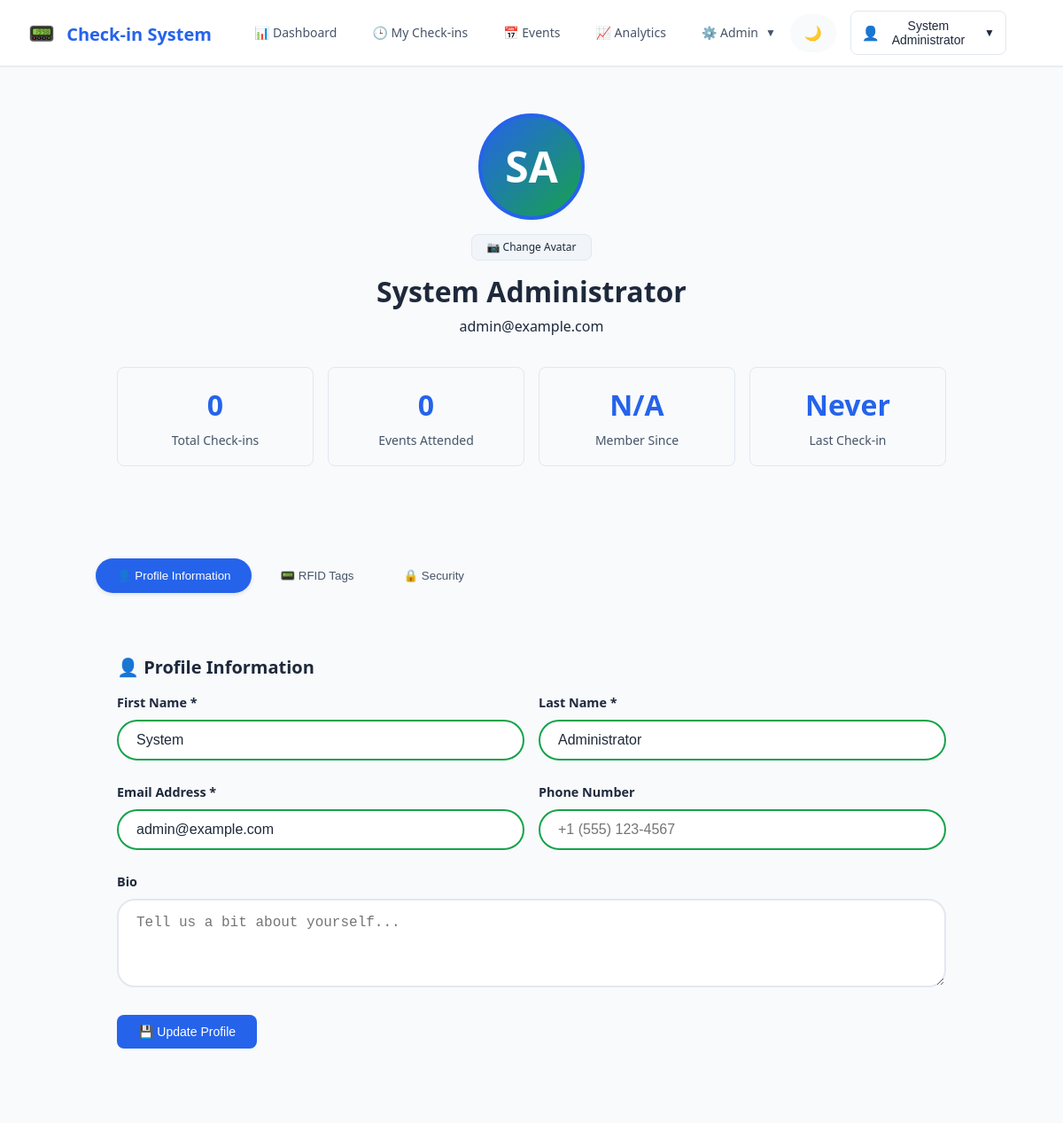
Page /frontend/profile.php (signed in) on the committed database.
### tables this page shows
CREATE TABLE IF NOT EXISTS Users (
    user_id INT AUTO_INCREMENT PRIMARY KEY,
    username VARCHAR(50) NOT NULL UNIQUE,
    email VARCHAR(100) NOT NULL UNIQUE,
    password VARCHAR(255) NOT NULL,
    first_name VARCHAR(50) NOT NULL,
    last_name VARCHAR(50),
    phone VARCHAR(20),
    rfid_tag VARCHAR(50) UNIQUE,
    role ENUM('admin', 'user', 'moderator') DEFAULT 'user',
    is_active BOOLEAN DEFAULT TRUE,
    email_verified BOOLEAN DEFAULT FALSE,
    last_login DATETIME,
    login_attempts INT DEFAULT 0,
    locked_until DATETIME NULL,
    avatar VARCHAR(255),
    department VARCHAR(100),
    position VARCHAR(100),
    bio TEXT,
    preferences JSON,
    deleted_at DATETIME NULL,
    created_at DATETIME DEFAULT CURRENT_TIMESTAMP,
    updated_at DATETIME DEFAULT CURRENT_TIMESTAMP ON UPDATE CURRENT_TIMESTAMP,
    
    INDEX idx_username (username),
    INDEX idx_email (email),
    INDEX idx_rfid_tag (rfid_tag),
    INDEX idx_role (role),
    INDEX idx_active (is_active)
);

### core/database.php (called while the page is built, shortened)
<?php
class Database {
    private static $instance = null;
    private $connection;
    private function __construct() {
        try {
            $dsn = "mysql:host=" . DB_HOST . ";dbname=" . DB_NAME . ";charset=" . DB_CHARSET;
            $options = [
                PDO::ATTR_ERRMODE => PDO::ERRMODE_EXCEPTION,
                PDO::ATTR_DEFAULT_FETCH_MODE => PDO::FETCH_ASSOC,
                PDO::ATTR_EMULATE_PREPARES => false,
                PDO::ATTR_PERSISTENT => true
            ];
            $this->connection = new PDO($dsn, DB_USER, DB_PASS, $options);
        } catch (PDOException $e) {
            error_log('Database connection failed: ' . $e->getMessage());
            if (DEBUG_MODE) {
                die('Database connection failed: ' . $e->getMessage());
            } else {
                die('Database connection failed. Please contact administrator.');
            }
        }
    }
    public static function getInstance() {
        if (self::$instance === null) {
            self::$instance = new self();
        }
        return self::$instance;
    }
    public function prepare($sql) {
        return $this->connection->prepare($sql);
    }
}
function getDB() {
    return Database::getInstance();
}

### core/auth.php (called while the page is built, shortened)
<?php
require_once 'database.php';
class Auth {
    public static function isLoggedIn() {
        return isset($_SESSION['user_id']);
    }
    public static function getCurrentUser($refresh = false) {
        if ($refresh || !isset($_SESSION['full_user_data'])) {
            $db = getDB();
            try {
                $stmt = $db->prepare("
                    SELECT user_id, first_name, last_name, email, phone, bio,
                           avatar, role, is_active, rfid_tag, created_at, updated_at
                    FROM Users
                    WHERE user_id = ?
                ");
                $stmt->execute([$_SESSION['user_id']]);
                $userData = $stmt->fetch(PDO::FETCH_ASSOC);
                if ($userData) {
                    $userData['name'] = trim(($userData['first_name'] ?? '') . ' ' . ($userData['last_name'] ?? ''));
                    return $userData;
                }
            } catch (PDOException $e) {
                error_log('Get current user error: ' . $e->getMessage());
            }
        }
        if (isset($_SESSION['full_user_data'])) {
            return $_SESSION['full_user_data'];
        }
        return [
            'user_id' => $_SESSION['user_id'],
            'first_name' => explode(' ', $_SESSION['name'])[0] ?? '',
            'last_name' => explode(' ', $_SESSION['name'], 2)[1] ?? '',
            'name' => $_SESSION['name'],
            'email' => $_SESSION['email'],
            'role' => $_SESSION['role'],
            'phone' => '',
            'bio' => '',
            'avatar' => null,
            'rfid_tag' => null,
            'created_at' => null,
            'updated_at' => null
        ];
    }
}

### frontend/profile.php (the view, shortened to what this page needs)
<?php
require_once '../core/auth.php';
require_once '../core/database.php';
$user = Auth::getCurrentUser(true);
$db = getDB();
$user = array_merge([
    'user_id' => null,
    'first_name' => '',
    'last_name' => '',
    'email' => '',
    'phone' => '',
    'bio' => '',
    'avatar' => null,
    'role' => 'user',
    'rfid_tag' => null,
    'created_at' => null,
    'updated_at' => null
], $user ?? []);
try {
    $stmt = $db->prepare("
        SELECT
            COUNT(*) as total_checkins,
            COUNT(CASE WHEN MONTH(checkin_time) = MONTH(CURRENT_DATE())
                  AND YEAR(checkin_time) = YEAR(CURRENT_DATE()) THEN 1 END) as month_checkins,
            COUNT(DISTINCT event_id) as unique_events,
            MIN(checkin_time) as first_checkin,
            MAX(checkin_time) as last_checkin
        FROM CheckIn
        WHERE user_id = ?
    ");
    $stmt->execute([$user['user_id']]);
    $stats = $stmt->fetch(PDO::FETCH_ASSOC);
} catch (PDOException $e) {
    error_log("Statistics fetch error: " . $e->getMessage());
    $stats = [
        'total_checkins' => 0,
        'month_checkins' => 0,
        'unique_events' => 0,
        'first_checkin' => null,
        'last_checkin' => null
    ];
}
?>
<!DOCTYPE html>
<html lang="en">
<head>
    <link rel="stylesheet" href="../assets/css/main.css">
    <link rel="stylesheet" href="../assets/css/navigation.css">
    <link rel="stylesheet" href="../assets/css/forms.css">
    <link rel="stylesheet" href="../assets/css/dashboard.css">
    <link rel="stylesheet" href="../assets/css/profile.css">
</head>
<body>
    <?php include '../includes/navigation.php'; ?>
    <div class="main-content">
        <div class="profile-container">
            <div class="profile-header">
                <div class="avatar-section">
                    <?php if (!empty($user['avatar']) && file_exists($user['avatar'])): ?>
                        <img src="<?php echo htmlspecialchars($user['avatar']); ?>" alt="Avatar" class="avatar">
                    <?php else: ?>
                        <div class="avatar avatar-placeholder">
                            <?php echo strtoupper(substr($user['first_name'], 0, 1) . substr($user['last_name'], 0, 1)); ?>
                        </div>
                    <?php endif; ?>
                    <div class="avatar-controls">
                        <label for="avatar-upload" class="btn btn-secondary btn-sm">
                            📷 Change Avatar
                        </label>
                    </div>
                </div>
                <h1><?php echo htmlspecialchars(($user['first_name'] ?? '') . ' ' . ($user['last_name'] ?? '')); ?></h1>
                <p class="text-secondary"><?php echo htmlspecialchars($user['email'] ?? ''); ?></p>
                <div class="profile-stats">
                    <div class="stat-item">
                        <div class="stat-number"><?php echo $stats['total_checkins'] ?? 0; ?></div>
                        <div class="stat-label">Total Check-ins</div>
                    </div>
                    <div class="stat-item">
                        <div class="stat-number"><?php echo $stats['unique_events'] ?? 0; ?></div>
                        <div class="stat-label">Events Attended</div>
                    </div>
                    <div class="stat-item">
                        <div class="stat-number"><?php echo ($stats['first_checkin'] ?? null) ? date('M j, Y', strtotime($stats['first_checkin'])) : 'N/A'; ?></div>
                        <div class="stat-label">Member Since</div>
                    </div>
                    <div class="stat-item">
                        <div class="stat-number"><?php echo ($stats['last_checkin'] ?? null) ? date('M j, Y', strtotime($stats['last_checkin'])) : 'Never'; ?></div>
                        <div class="stat-label">Last Check-in</div>
                    </div>
                </div>
            </div>
            <div class="profile-tabs">
                <button class="tab-btn active" onclick="showTab(event, 'profile-tab')">
                    👤 Profile Information
                </button>
                <button class="tab-btn" onclick="showTab(event, 'rfid-tab')">
                    📟 RFID Tags
                </button>
                <button class="tab-btn" onclick="showTab(event, 'security-tab')">
                    🔒 Security
                </button>
            </div>
            <div id="profile-tab" class="tab-content active">
                <div class="section-card">
                    <h2 class="section-title">👤 Profile Information</h2>
                    <form method="POST">
                        <div class="form-row">
                            <div class="form-group">
                                <label for="first_name">First Name *</label>
                                <input type="text" id="first_name" name="first_name"
                                       value="<?php echo htmlspecialchars($user['first_name'] ?? ''); ?>" required>
                            </div>
                            <div class="form-group">
                                <label for="last_name">Last Name *</label>
                                <input type="text" id="last_name" name="last_name"
                                       value="<?php echo htmlspecialchars($user['last_name'] ?? ''); ?>" required>
                            </div>
                        </div>
                        <div class="form-row">
                            <div class="form-group">
                                <label for="email">Email Address *</label>
                                <input type="email" id="email" name="email"
                                       value="<?php echo htmlspecialchars($user['email'] ?? ''); ?>" required>
                            </div>
                            <div class="form-group">
                                <label for="phone">Phone Number</label>
                                <input type="tel" id="phone" name="phone"
                                       value="<?php echo htmlspecialchars($user['phone'] ?? ''); ?>"
                                       placeholder="+1 (555) 123-4567">
                            </div>
                        </div>
                        <div class="form-group full-width">
                            <label for="bio">Bio</label>
                            <textarea id="bio" name="bio" rows="3"
                                      placeholder="Tell us a bit about yourself..."><?php echo htmlspecialchars($user['bio'] ?? ''); ?></textarea>
                        </div>
                        <div class="form-group full-width">
                            <button type="submit" class="btn btn-primary">
                                💾 Update Profile
                            </button>
                        </div>
                    </form>
                </div>
            </div>
        </div>
    </div>
</body>
</html>

### assets/css/main.css (style rules this page uses)
:root { --primary-color: #2563eb; --primary-hover: #1d4ed8; --secondary-color: #64748b; --success-color: #16a34a; --warning-color: #d97706; --error-color: #dc2626; --text-light: #ffffff; --success-bg: #d4edda; --success-text: #155724; --warning-bg: #fff3cd; --warning-text: #856404; --error-bg: #f8d7da; --error-text: #721c24; --bg-primary: #ffffff; --bg-secondary: #f8fafc; --bg-tertiary: #f1f5f9; --card-bg: #ffffff; --input-bg: #ffffff; --hover-bg: #f1f5f9; --text-primary: #1e293b; --text-secondary: #475569; --text-muted: #64748b; --border-color: #e2e8f0; --border-focus: #3b82f6; --shadow-sm: 0 1px 2px 0 rgb(0 0 0 / 0.05); --shadow-md: 0 4px 6px -1px rgb(0 0 0 / 0.1), 0 2px 4px -2px rgb(0 0 0 / 0.1); --shadow-lg: 0 10px 15px -3px rgb(0 0 0 / 0.1), 0 4px 6px -4px rgb(0 0 0 / 0.1); --radius-sm: 0.375rem; --radius-md: 0.5rem; --radius-lg: 0.75rem; --font-family: 'Segoe UI', Tahoma, Geneva, Verdana, sans-serif; }
* { box-sizing: border-box; margin: 0; padding: 0; }
html { scroll-behavior: smooth; height: 100%; }
body { font-family: var(--font-family); background-color: var(--bg-secondary); color: var(--text-primary); line-height: 1.6; min-height: 100vh; transition: background-color 0.3s ease, color 0.3s ease; }
h1, h2, h3, h4, h5, h6 { font-weight: 600; line-height: 1.2; margin-bottom: 0.5rem; }
h1 { font-size: 2rem; }
h2 { font-size: 1.75rem; }
p { margin-bottom: 1rem; }
.main-content { padding: 2rem; margin-top: 4rem; min-height: calc(100vh - 4rem); }
.btn { display: inline-flex; align-items: center; justify-content: center; padding: 0.75rem 1.5rem; font-size: 0.875rem; font-weight: 500; line-height: 1; border: none; border-radius: var(--radius-md); cursor: pointer; text-decoration: none; transition: all 0.2s ease; white-space: nowrap; user-select: none; position: relative; }
.btn-primary { background-color: var(--primary-color); color: white; }
.btn-secondary { background-color: var(--bg-tertiary); color: var(--text-primary); border: 1px solid var(--border-color); }
.btn-sm { padding: 0.5rem 1rem; font-size: 0.75rem; }

### assets/css/forms.css (style rules this page uses)
.form-group { margin-bottom: 1.5rem; position: relative; z-index: 1; }
.form-group label { display: block; margin-bottom: 0.5rem; font-weight: 600; color: var(--text-primary); font-size: 0.9rem; }
.form-group input, .form-group select, .form-group textarea { width: 100%; padding: 0.75rem 1.25rem; border: 2px solid var(--border-color); border-radius: 50px; background: var(--bg-primary); color: var(--text-primary); font-size: 1rem; transition: all 0.3s ease; box-sizing: border-box; }
.form-group textarea { border-radius: 20px; padding: 1rem 1.25rem; }
.form-group input:valid { border-color: var(--success-color); }
.form-row { display: flex; gap: 1rem; margin-bottom: 1.5rem; }
.form-row .form-group { flex: 1; margin-bottom: 0; }
textarea { resize: vertical; min-height: 100px; }

### assets/css/dashboard.css (style rules this page uses)
.stat-item { text-align: center; padding: 1rem; background: var(--bg-secondary); border-radius: var(--radius-md); border: 1px solid var(--border-color); }
.stat-number { display: block; font-size: 2rem; font-weight: 700; color: var(--primary-color); margin-bottom: 0.25rem; }
.stat-label { font-size: 0.875rem; color: var(--text-secondary); font-weight: 500; }

### rows in the picture
users: first_name+last_name "SA", first_name+last_name "System Administrator", email "admin@example.com", first_name "System", last_name "Administrator"

### other values in the picture
$user['name'] "System Administrator"
$stats['total_checkins'] "0"
$stats['unique_events'] "0"
